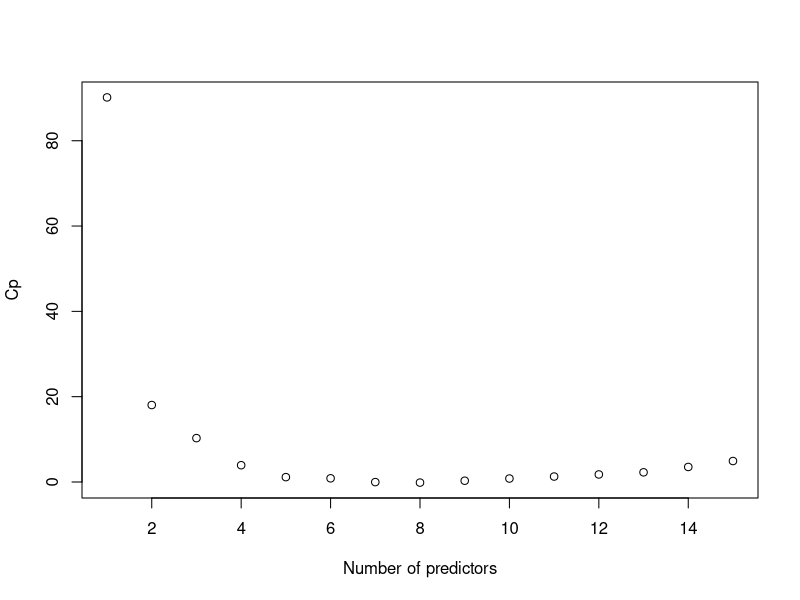
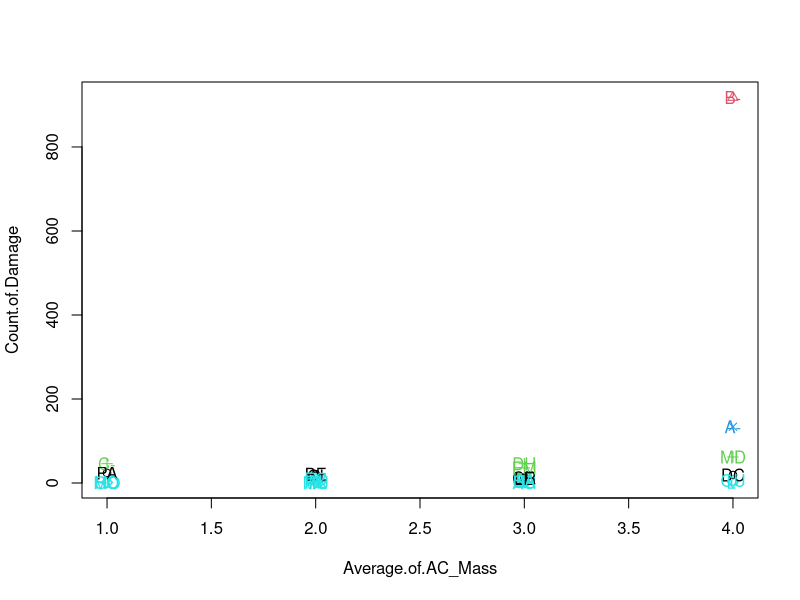
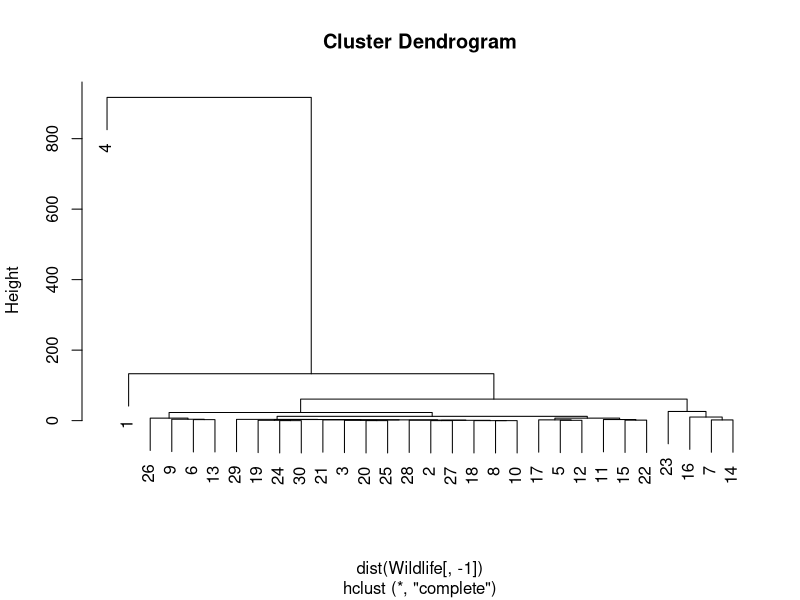
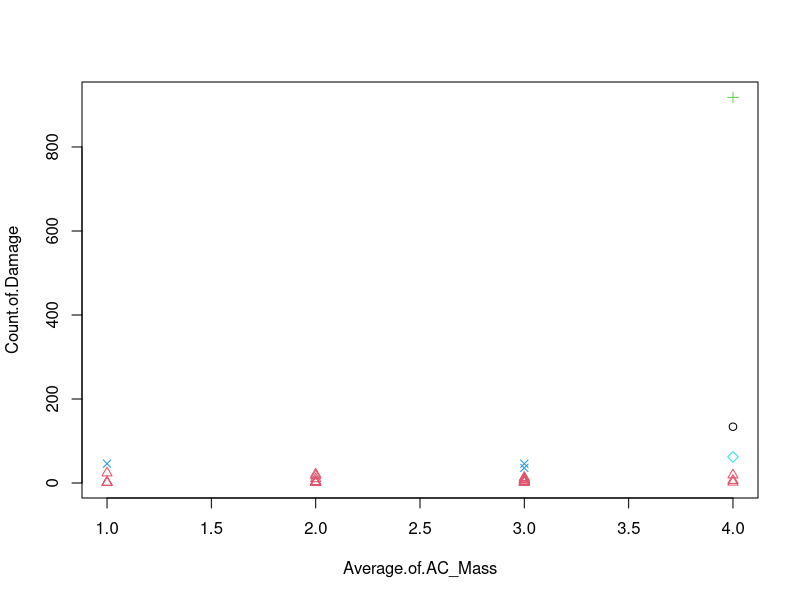

Write R code to recreate these figures, in order.
######## Decision Model Final Project ########
## Team Members: Gengzhe Li, Jiaying Ni, Pujiao Zhu, Shuqiao Li ##

# 0. Data Cleaning 
Wildlife <- read.csv("wildlife_log.csv", na.strings = "?")
View(Wildlife)
Wildlife <- na.omit(Wildlife)

dim(Wildlife)

sum(is.na(Wildlife))

# 1. Logistic Regression to find out relevent varaibles
logreg.fit <- glm(Damage~Type_ENG+AC_Mass+Num_ENGS+Month+Year+Time+Height+Speed+Phase+Sky+Precip+Birds_Seen+Birds_Struck+Size,data=Wildlife,family=binomial)
summary(logreg.fit)

logreg.fit <- glm(Damage~Type_ENG+AC_Mass+Speed+Month+Year+Birds_Seen+Size,data=Wildlife,family=binomial)
summary(logreg.fit)

logreg.fit <- glm(Damage~AC_Mass+Speed+Month+Year+Birds_Seen+Size,data=Wildlife,family=binomial)
summary(logreg.fit)

# 2. Predict and evaluate model accuracy
set.seed(1)

train = sample(1:nrow(Wildlife),nrow(Wildlife)/2)
Wildlife.train=Wildlife[train,]
View(Wildlife.train)
Damage.train=Wildlife$Damage[train]

Wildlife.test=Wildlife[-train,]
View(Wildlife.test)
Damage.test=Wildlife$Damage[-train]

prop.table(table(Wildlife.train$Damage))
prop.table(table(Wildlife.test$Damage))

glm.fit=glm(Damage~AC_Mass+Speed+Month+Year+Birds_Seen+Size, family=binomial,data=Wildlife.train)
summary(glm.fit)

glm.probs=predict(glm.fit,newdata=Wildlife.test,type="response")
glm.probs

glm.pred=rep("0",479)
glm.pred[glm.probs>.5]="1"
table(glm.pred,Wildlife.test$Damage)
mean(glm.pred==Wildlife.test$Damage)

# 3. Forward method to find best sebset of the liner relationship between damage cost and other vriables
Wildlife.cost <- read.csv("wildlife_cost.csv", na.strings = "?")
Wildlife.cost <- na.omit(Wildlife.cost)
View(Wildlife.cost)
library(leaps)

regfit.fwd=regsubsets(Cost~.,data=Wildlife.cost,nvmax=15, method="forward")
summary(regfit.fwd)

reg.fwd=summary(regfit.fwd)
names(reg.fwd)
reg.fwd$cp

plot(reg.fwd$cp, xlab="Number of predictors", ylab="Cp")
which.min(reg.fwd$cp)
coef(regfit.fwd,8)

# 4. KNN to predict damage
Wildlife <- read.csv("wildlife_KNN.csv", na.strings = "?")
Wildlife <- na.omit(Wildlife)
View(Wildlife)
set.seed(1)

train = sample(1:nrow(Wildlife),nrow(Wildlife)/2)
Wildlife.train.preditors =Wildlife[train,-1]
Damage.train=Wildlife$Damage[train]

Wildlife.test.preditors =Wildlife[-train,-1]
Damage.test=Wildlife$Damage[-train]

library(class)

knn.pred = knn(Wildlife.train.preditors,Wildlife.test.preditors,Damage.train,k=1)
prop.table(table(knn.pred))
table(knn.pred,Damage.test)
mean(knn.pred==Damage.test)

knn.pred = knn(Wildlife.train.preditors,Wildlife.test.preditors,Damage.train,k=3)
prop.table(table(knn.pred))
table(knn.pred,Damage.test)
mean(knn.pred==Damage.test)

knn.pred = knn(Wildlife.train.preditors,Wildlife.test.preditors,Damage.train,k=5)
prop.table(table(knn.pred))
table(knn.pred,Damage.test)
mean(knn.pred==Damage.test)


knn.pred = knn(Wildlife.train.preditors,Wildlife.test.preditors,Damage.train,k=7)
prop.table(table(knn.pred))
table(knn.pred,Damage.test)
mean(knn.pred==Damage.test)


knn.pred = knn(Wildlife.train.preditors,Wildlife.test.preditors,Damage.train,k=9)
prop.table(table(knn.pred))
table(knn.pred,Damage.test)
mean(knn.pred==Damage.test)


knn.pred = knn(Wildlife.train.preditors,Wildlife.test.preditors,Damage.train,k=11)
prop.table(table(knn.pred))
table(knn.pred,Damage.test)
mean(knn.pred==Damage.test)

# 5. Kmeans and Hierachical Clusters
########  Kmeans ########
Wildlife <- read.csv( "wildlife_cluster.csv" )
Wildlife <- na.omit(Wildlife)
View(Wildlife)
set.seed(1)

Wildlife_cluster <- kmeans(Wildlife[,c(2,3)],5,nstart=20)
plot(Wildlife$Average.of.AC_Mass, Wildlife$Count.of.Damage, col=Wildlife_cluster$cluster, pch=Wildlife_cluster$cluster, 
     xlab="Average.of.AC_Mass", ylab="Count.of.Damage")
text(x=Wildlife$Average.of.AC_Mass,y=Wildlife$Count.of.Damage-0.2,
     labels=Wildlife$A_Type2,col=Wildlife_cluster$cluster)

###### Hierarchical ######
hc.complete=hclust(dist(Wildlife[,-1]),method="complete")
plot(hc.complete)
hc.out <- cutree(hc.complete,5)
plot(Wildlife$Average.of.AC_Mass, Wildlife$Count.of.Damage, col=hc.out,pch=hc.out, xlab="Average.of.AC_Mass", ylab="Count.of.Damage")
